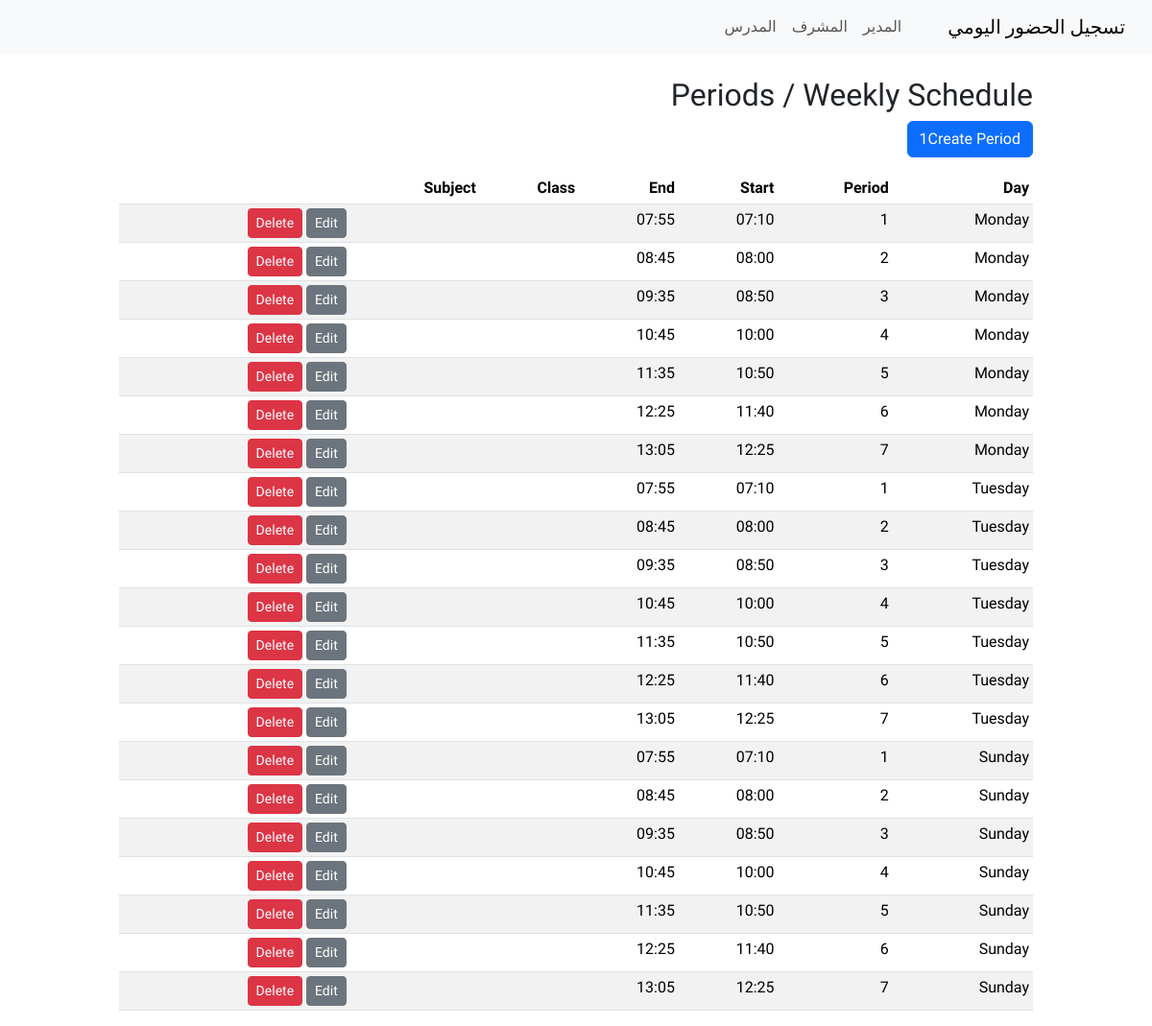
/admin/periods (signed in), run on the app's committed database.
### tables this page shows
CREATE TABLE period (
	id INTEGER NOT NULL, 
	day_of_week INTEGER NOT NULL, 
	period INTEGER NOT NULL, 
	start_time VARCHAR(8), 
	end_time VARCHAR(8), 
	class_id INTEGER, 
	subject_id INTEGER, 
	PRIMARY KEY (id), 
	CONSTRAINT uq_period_day_period_class UNIQUE (day_of_week, period, class_id), 
	FOREIGN KEY(class_id) REFERENCES school_class (id), 
	FOREIGN KEY(subject_id) REFERENCES subject (id)
);

### app.py (the view)
@app.route('/admin/periods')
@login_required
def admin_periods():
    if not admin_required():
        return redirect(url_for('index'))
    conn = get_db()
    rows = conn.execute("SELECT * FROM period ORDER BY day_of_week, period").fetchall()
    periods = [RowObject(r) for r in rows]
    classes_rows = conn.execute("SELECT * FROM school_class ORDER BY name").fetchall()
    classes = [RowObject(r) for r in classes_rows]
    subjects_rows = conn.execute("SELECT * FROM subject ORDER BY name").fetchall()
    subjects = [RowObject(r) for r in subjects_rows]
    return render_template('admin_periods.html', periods=periods, classes=classes, subjects=subjects, days=DAYS)

### app.py (called while the page is built)
def get_db():
    db_conn = getattr(g, '_database', None)
    if db_conn is None:
        db_conn = sqlite3.connect(DATABASE, detect_types=sqlite3.PARSE_DECLTYPES)
        db_conn.row_factory = sqlite3.Row
        g._database = db_conn
    return db_conn

@login_manager.user_loader
def load_user(user_id):
    conn = get_db()
    row = conn.execute("SELECT * FROM user WHERE id = ?", (int(user_id),)).fetchone()
    return SimpleUser(row) if row else None

def admin_required():
    if not current_user.is_authenticated or current_user.role != 'admin':
        flash('Unauthorized', 'danger')
        return False
    return True

    def __getattr__(self, name):
        try:
            return self._r[name]
        except Exception:
            raise AttributeError(name)

### templates/admin_periods.html
{% extends 'layout.html' %}
{% block content %}
<div class="container mt-4">
    <h2>Periods / Weekly Schedule</h2>
    <a href="{{ url_for('admin_periods_create') }}" class="btn btn-primary mb-3">1Create Period</a>
    <table class="table table-sm table-striped">
        <thead>
            <tr>
                <th>Day</th>
                <th>Period</th>
                <th>Start</th>
                <th>End</th>
                <th>Class</th>
                <th>Subject</th>
                <th></th>
            </tr>
        </thead>
        <tbody>
            {% for p in periods %}
            <tr>
                <td>{{ days[p.day_of_week] }}</td>
                <td>{{ p.period }}</td>
                <td>{{ p.start_time or '' }}</td>
                <td>{{ p.end_time or '' }}</td>
                <td>{{ p.klass.name if p.klass }}</td>
                <td>{{ p.subject.name if p.subject }}</td>
                <td>
                    <a href="{{ url_for('admin_periods_edit', period_id=p.id) }}"
                        class="btn btn-sm btn-secondary">Edit</a>
                    <form action="{{ url_for('admin_periods_delete', period_id=p.id) }}" method="post"
                        style="display:inline-block">
                        <button type="submit" class="btn btn-sm btn-danger"
                            onclick="return confirm('Delete period?')">Delete</button>
                    </form>
                </td>
            </tr>
            {% else %}
            <tr>
                <td colspan="7">No periods defined yet.</td>
            </tr>
            {% endfor %}
        </tbody>
    </table>
</div>
{% endblock %}

### static/css/style.css (style rules this page uses)
body { font-family: 'Tajawal', Tahoma, Geneva, Verdana, sans-serif; }
.container { max-width: 1000px; }

### data on the page
period: start_time "07:10", end_time "07:55"
period: start_time "08:00", end_time "08:45"
period: start_time "08:50", end_time "09:35"
period: start_time "10:00", end_time "10:45"
period: start_time "10:50", end_time "11:35"
period: start_time "11:40", end_time "12:25"
period: start_time "12:25", end_time "13:05"
period: start_time "07:10", end_time "07:55"
period: start_time "08:00", end_time "08:45"
period: start_time "08:50", end_time "09:35"
period: start_time "10:00", end_time "10:45"
period: start_time "10:50", end_time "11:35"
period: start_time "11:40", end_time "12:25"
period: start_time "12:25", end_time "13:05"
period: start_time "07:10", end_time "07:55"
period: start_time "08:00", end_time "08:45"
period: start_time "08:50", end_time "09:35"
period: start_time "10:00", end_time "10:45"
period: start_time "10:50", end_time "11:35"
period: start_time "11:40", end_time "12:25"
period: start_time "12:25", end_time "13:05"

### other printed values
{{ days[p.day_of_week] }} "Monday" "Monday" "Monday" "Monday" "Monday" "Monday" "Monday" "Tuesday" "Tuesday" "Tuesday" "Tuesday" "Tuesday" "Tuesday" "Tuesday" "Sunday" "Sunday" "Sunday" "Sunday" "Sunday" "Sunday" "Sunday"
{{ p.period }} "1" "2" "3" "4" "5" "6" "7" "1" "2" "3" "4" "5" "6" "7" "1" "2" "3" "4" "5" "6" "7"
